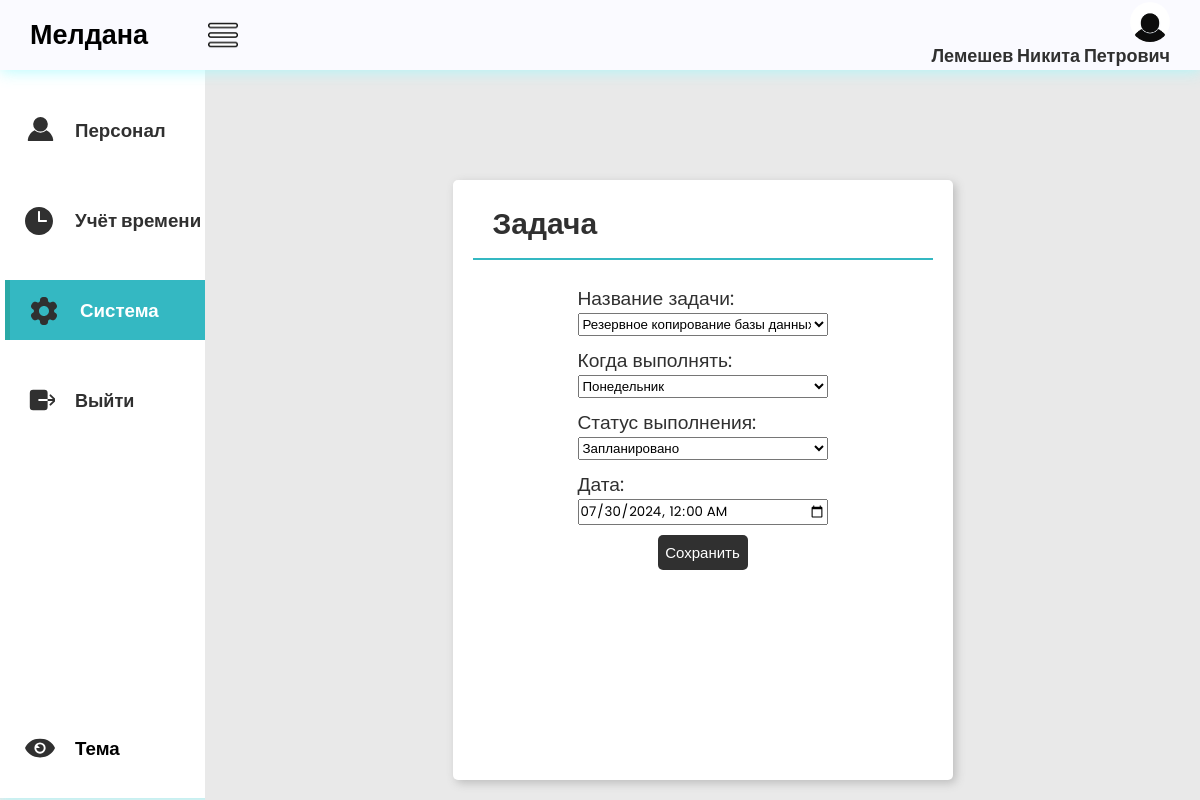
Screenshot of /tasks/237fa929-847a-4933-990f-5a127882e43f/ (signed in) with the database file from the repository.
### main/models.py (models this page shows, shortened)
class Staff(AbstractBaseUser, PermissionsMixin):
    id = models.UUIDField(primary_key=True, editable=False, default=uuid.uuid4)
    fio = models.CharField(max_length=150, verbose_name='ФИО')
    email = models.EmailField(max_length=254, unique=True, verbose_name='E-mail')
    phone_number = models.CharField(max_length=12, unique=True, null=True, blank=True, verbose_name='Номер телефона')
    dob = models.DateField(null=True, blank=True, verbose_name='Дата рождения')
    employee_slug = models.SlugField(max_length=150, unique=True, blank=True, null=True, verbose_name='URL')
    date_join = models.DateTimeField(verbose_name='Дата регистрации', auto_now_add=True)
    last_login = models.DateTimeField(verbose_name='Дата последнего входа', auto_now=True)
    is_admin = models.BooleanField(default=False)
    is_staff = models.BooleanField(default=True)
    is_superuser = models.BooleanField(default=False)
    image = models.ImageField(upload_to='personal_photo', null=True, blank=True, verbose_name='Фотография')
    division = models.ForeignKey(Divisions, on_delete=models.SET_NULL, null=True, blank=True, verbose_name='Подразделение')
    time = models.ForeignKey(WorkSchedule, on_delete=models.SET_NULL, null=True, blank=True, verbose_name='Тип графика')
    post = models.ForeignKey(Posts, on_delete=models.SET_NULL, null=True, blank=True, verbose_name='Должность')
    pattern = models.ForeignKey(Patterns, on_delete=models.SET_NULL, null=True, blank=True, verbose_name='Шаблон доступа')
    objects = CustomUserManager()
    USERNAME_FIELD = 'email'
    REQUIRED_FIELDS = ['fio']
    class Meta:
        verbose_name = 'Персонал'
        verbose_name_plural = 'Сотрудники'

class Tasks(models.Model):
    TASK = [
        ('Резервное копирование базы данных', 'Резервное копирование базы данных'),
        ('Задача', 'Задача'),
    ]
    WEEK = [
        ('Понедельник', 'Понедельник'),
        ('Втроник', 'Втроник'),
        ('Среда', 'Среда'),
        ('Четверг', 'Четверг'),
        ('Пятница', 'Пятница'),
        ('Суббота', 'Суббота'),
        ('Воскресенье', 'Воскресенье'),
    ]
    STT = [
        ('Выполнено', 'Выполнено'),
        ('Запланировано', 'Запланировано'),
    ]
    id = models.UUIDField(primary_key=True, editable=False, default=uuid.uuid4)
    name_of_task = models.CharField(max_length=75, choices=TASK, default="РК", verbose_name='Название задачи')
    time_of_cmlt = models.CharField(max_length=75, choices=WEEK, default="ПН", verbose_name='Когда выполнять')
    status_task = models.CharField(max_length=75, choices=STT, default="Запланировано",
                                   verbose_name='Статус выполнения')
    date_task = models.DateTimeField(blank=True, null=True, verbose_name='Дата')
    task_slug = models.SlugField(max_length=150, unique=True, blank=True, null=True, verbose_name='URL')
    class Meta:
        verbose_name = 'Задание системы'
        verbose_name_plural = 'Задания'

### main/views.py (the view)
# urls.py: path('tasks/<slug:task_slug>/', views.task_detail, name='task_detail'),
@user_passes_test(superuser_check, login_url='/404')
def task_detail(request, task_slug):
    tasks = get_object_or_404(Tasks, task_slug=task_slug)
    if request.method == 'POST':
        form = TasksForm(request.POST, instance=tasks)
        if form.is_valid():
            form.save()
            return redirect('main:task_detail', task_slug=tasks.task_slug)
    else:
        form = TasksForm(instance=tasks)
    context = {
        'form': form,
        'tasks': tasks,
    }
    return render(request, 'acms_page/tasks/tasks_detail.html', context)

### main/forms.py
class TasksForm(forms.ModelForm):
    class Meta:
        model = Tasks
        fields = ['name_of_task', 'time_of_cmlt', 'status_task', 'date_task']
        widgets = {
            'date_task': DateTimeInput(attrs={'type': 'datetime-local'}, format='%Y-%m-%dT%H:%M'),
        }

### main/views.py (called while the page is built)
def superuser_check(user):
    return user.is_superuser

### templates/acms_page/tasks/tasks_detail.html (shortened to what this page needs)
{% extends "acms_page/base.html" %}
{% load static %}
{% block nav1 %}"nav-option option4"{% endblock %}
{% block nav2 %}"nav-option option2"{% endblock %}
{% block nav4 %}"nav-option option1"{% endblock %}
{% block main %}
    <div class="main">
        <div class="report-container">
            <div class="report-header">
                <h1 class="recent-Articles">Задача</h1>
            </div>
            <div class="report-body">
                <form class="form-1" method="post">
                    {{ form.as_p }}
                    <button class="view" type="submit">Сохранить</button>
                </form>
            </div>
        </div>
    </div>
{% endblock %}

### templates/acms_page/base.html (shortened to what this page needs)
{% load static %}
<!DOCTYPE html>
<html lang="en">
<head>
    <link rel="stylesheet"
          href="{% static 'css/style.css'%}">
    <link rel="stylesheet"
          href="{% static 'css/responsive.css'%}">
</head>
<body class="light-theme">
    <header>
        <div class="logosec">
            <div class="logo">Мелдана</div>
            <img src="{% static 'img/menu.png' %}"
                class="icn menuicn"
                id="menuicn"
                alt="menu-icon">
        </div>
        <a href="{% url 'main:user_info' %}">
            <div class="message">
                <div class="dp">
                    {% if user.is_authenticated %}
                         <img src= "{{ user.image.url }}"
                              class="dpicn"
                              alt="dp">
                    {% endif %}
                  </div>
                {% if user.is_authenticated %}
                    <h3 class="re">{{ user.fio }}</h3>
                {% endif %}
            </div>
        </a>
    </header>
    <div class="main-container">
        <div class="navcontainer">
            <nav class="nav">
                <div class="nav-upper-options">
                    <a href="{% url 'main:acms_personal' %}">
                    <div class={% block nav1%}{% endblock %}>
                        <h3> Персонал</h3>
                    </div>
                    </a>
                    <a href="{% url 'main:acms_clock' %}">
                    <div class={% block nav2%}{% endblock %} id="clock">
                        <h3>Учёт времени</h3>
                    </div>
                    </a>
                    <a href="{% url 'main:acms_settings' %}">
                    <div class={% block nav4%}{% endblock %}>
                        <h3>Система</h3>
                    </div>
                    </a>
                        <form action="{% url 'main:logout' %}" method="post">
                            <button id='tre' class='nav-option1' type="submit"><h3 class="re">Выйти</h3></button>
                        </form>
                </div>
                <div class="nav-option" id="themeToggle">
                    <h3>Тема</h3>
                </div>
            </nav>
        </div>
        {% block main %}
        {% endblock %}
    </div>
</body>
</html>

### static/css/style.css (style rules this page uses)
* { margin: 0; padding: 0; box-sizing: border-box; font-family: "Poppins", sans-serif; }
body { background-color: var(--background-color4); max-width: 100%; overflow-x: hidden; }
body.light-theme { --background-color1: #fafaff; --background-color2: #ffffff; --background-color3: #cccccc6e; --background-color4: #cccccc6e; --primary-color: #303030; --secondary-color: rgb(52, 184, 194); --Border-color: rgb(52, 184, 194); --one-use-color: #31b8bd; --two-use-color: #30cbc9; --a-color: #303030; --reportcontainer-color: #ffffff; --reportartic-color: #303030; --view-color: #ffffff; --reportcontainershadow-color: rgb(188, 188, 188); --navhover-color1: #6fa19f; --navhover-color2: #9cd3d8; }
header { height: 70px; width: 100vw; padding: 0 30px; background-color: var(--background-color1); position: fixed; z-index: 100; box-shadow: 1px 1px 15px rgba(161, 250, 253, 0.825); display: flex; justify-content: space-between; align-items: center; }
.logo { font-size: 27px; font-weight: 600; color: var(--logo-color); }
.icn { height: 30px; }
.menuicn { cursor: pointer; }
.searchbar, .message, .logosec { display: flex; align-items: center; justify-content: center; }
.logosec { gap: 60px; }
.message { gap: 0px; position: relative; cursor: pointer; display: flex; flex-direction: column; align-items: flex-end; }
.dp { height: 40px; width: 40px; background-color: #626262; border-radius: 50%; display: flex; align-items: center; justify-content: center; overflow: hidden; }
.main-container { display: flex; width: 100vw; position: relative; top: 70px; z-index: 1; }
.dpicn { height: 42px; }
a { text-decoration: none; color: var(--a-color); }
.main { height: calc(100vh - 70px); width: 100%; overflow-y: scroll; overflow-x: hidden; padding: 40px 30px 30px 30px; }
.nav { min-height: 91vh; width: 250px; background-color: var(--background-color2); position: absolute; top: 0px; left: 00; box-shadow: 1px 1px 10px rgba(161, 250, 253, 0.825); display: flex; flex-direction: column; justify-content: space-between; align-items: center; overflow: hidden; padding: 30px 0 20px 10px; }
.navcontainer { height: calc(100vh - 70px); width: 250px; position: relative; overflow-y: scroll; overflow-x: hidden; transition: all 0.5s ease-in-out; }
.nav-option { width: 250px; height: 60px; display: flex; align-items: center; padding: 0 30px 0 20px; gap: 20px; transition: all 0.1s ease-in-out; }
svg { fill: var(--primary-color); }
.nav-upper-options { display: flex; flex-direction: column; align-items: center; gap: 30px; }
.option1 { border-left: 5px solid #27a29aaf; background-color: var(--Border-color); color: white; cursor: pointer; }
.report-container { min-height: 300px; max-width: 1500px; margin: 70px auto 0px auto; background-color: var(--reportcontainer-color); border-radius: 5px; box-shadow: 3px 3px 10px var(--reportcontainershadow-color); padding: 0px 20px 20px 20px; }
.report-header { height: 80px; width: 100%; display: flex; align-items: center; justify-content: space-between; padding: 20px 20px 10px 20px; border-bottom: 2px solid rgb(52, 184, 194); }
.recent-Articles { font-size: 30px; font-weight: 600; color: var(--reportartic-color); }
.view { height: 35px; width: 90px; border-radius: 5px; background-color: var(--a-color); color: var(--view-color); font-size: 15px; border: none; cursor: pointer; }
.report-body { max-width: 100%; overflow-x: auto; padding: 20px; color: var(--primary-color); }
#themeToggle { color: var(--logo-color); }

### templates/acms_page/base.html (style rules this page uses)
.nav-option1 { width: 250px; height: 60px; display: flex; align-items: center; padding: 0 30px 0 20px; gap: 20px; transition: all 0.1s ease-in-out; background-color: var(--background-color2); border: none; }
.re { font-family: "Poppins", sans-serif; font-size: 18px; color: var(--a-color); }

### templates/acms_page/tasks/tasks_detail.html (style rules this page uses)
.report-container { max-width: 500px; height: 600px; }
.form-1 { display: flex; flex-direction: column; padding: 4px; flex-wrap: wrap; align-items: center; justify-content: space-between; }
.report-body p { display: flex; flex-direction: column; font-size: 1.2em; }
p { width: 250px; margin-bottom: 10px; font-size: 16px; }

### rows the page displays
Staff: image (picture), fio "Лемешев Никита Петрович"
Tasks: name_of_task "Резервное копирование базы данных", time_of_cmlt "Понедельник", status_task "Запланировано", date_task "07/30/2024 00:00"
